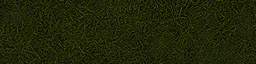
#> input picture assets/terrain-hd/grass-original.png, 256 x 64 px
$ python -i build_pack.py   (imports and definitions only)
#> lines starting #> are read from the running program, lines starting #| are printed output that depends on the picture
#> further down, picture is the input picture: PIL image 256x64 RGBA; mean R, G, B, A 31.8, 37.3, 8.3, 255
"""Build the visual overlay offline: Pillow PNGs -> native BGRA MMP + .res.

Run: python assets/terrain-hd/build_pack.py [--output res-hd]
No AI processing or conversion takes place in the game.
"""
import argparse
import hashlib
import json
from pathlib import Path
import struct
from PIL import Image, ImageChops, ImageStat

ROOT = Path(__file__).resolve().parent


def chunk(tag, payload):
    n = len(payload)
    return bytes([tag]) + (bytes([n << 1]) if n < 128 else struct.pack('<I', (n << 1) | 1)) + payload


def mmp(image, premultiply=False, alpha_reference=None):
#> called with premultiply = False
    image = image.convert('RGBA')
    if alpha_reference is not None:
        image.putalpha(alpha_reference.convert('RGBA').getchannel('A').resize(image.size, Image.Resampling.LANCZOS))
    if premultiply:
        r, g, b, a = image.split()
        image = Image.merge('RGBA', (ImageChops.multiply(r, a),
                                    ImageChops.multiply(g, a), ImageChops.multiply(b, a), a))
    # Keep the legacy partial chain, for POT and NPOT alike. Both dimensions
    # remain positive for the reader, and existing native payloads stay intact.
    levels = []
    level = image
    while True:
        levels.append(level.tobytes('raw', 'BGRA'))
        if min(level.size) == 1:
            break
        # Average stored channels directly. Premultiplied sprite colors must
        # not be multiplied a second time by Pillow's RGBA resampler.
        size = (level.width // 2, level.height // 2)
        level = Image.merge('RGBA', tuple(c.resize(size, Image.Resampling.BOX) for c in level.split()))
#> this loop made 7 passes
#> pass 1, in mmp, `level = Image.merge('RGBA', tuple(c.resize(size, Image.Resampling.BOX)..`:
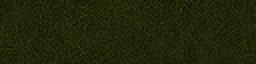
#> level: PIL image 128x32 RGBA (shown 2 times larger); mean R, G, B, A 32.3, 37.8, 8.8, 255
#> after the loop, levels = 7 items
    r, g, b, a = [round(x) for x in ImageStat.Stat(image).mean]
#> r = 32; g = 37; b = 8; a = 255
    average = b | (g << 8) | (r << 16) | (a << 24)
#> average = 4280296712
    return struct.pack('<6I', 0x504d4d, 6, average, image.width, image.height, len(levels)) + b''.join(levels)


# [95 lines left out: functions inputs, file_state, build, not called in this run]


# [6 lines not run here, left out]

>>> from PIL import Image
>>> picture = Image.open('grass-original.png')
>>> result = mmp(picture)

$ run again, on assets/terrain-hd/grass-atlas-balanced.png
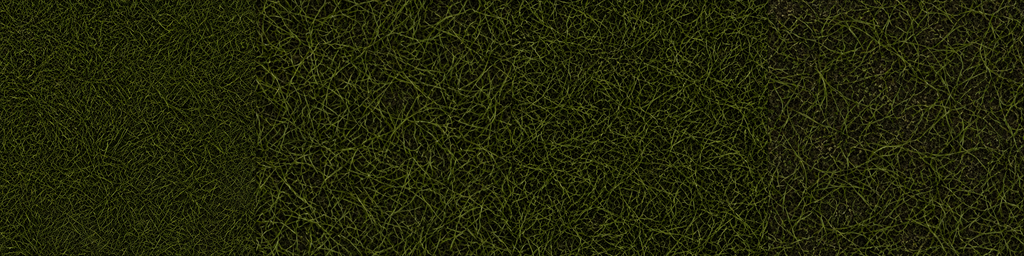
#> input picture assets/terrain-hd/grass-atlas-balanced.png, 1024 x 256 px
#> picture is the input picture: PIL image 1024x256 RGBA; mean R, G, B, A 33.4, 36.7, 9.4, 255
#> the loop in mmp, `while True:` made 9 passes
#> pass 1, in mmp, `level = Image.merge('RGBA', tuple(c.resize(size, Image.Resampling.BOX)..`:
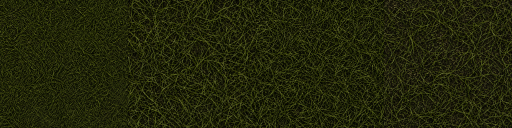
#> level: PIL image 512x128 RGBA; mean R, G, B, A 33.9, 37.2, 9.9, 255
#> pass 2, in mmp, `level = Image.merge('RGBA', tuple(c.resize(size, Image.Resampling.BOX)..`:
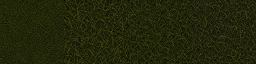
#> level: PIL image 256x64 RGBA; mean R, G, B, A 34.4, 37.7, 10.4, 255
#> after the loop in mmp, `while True:`: levels = 9 items
#> r = 33; g = 37; b = 9; a = 255
#> average = 4280362249

$ run again, on assets/terrain-hd/grass-atlas.png
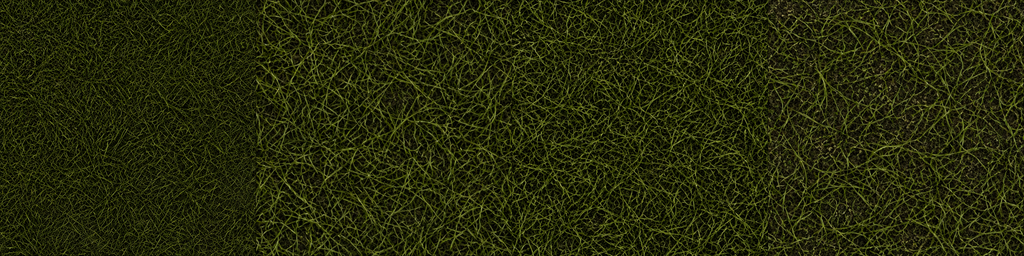
#> input picture assets/terrain-hd/grass-atlas.png, 1024 x 256 px
#> picture is the input picture: PIL image 1024x256 RGBA; mean R, G, B, A 38.2, 41.8, 10.8, 255
#> the loop in mmp, `while True:` made 9 passes
#> pass 1, in mmp, `level = Image.merge('RGBA', tuple(c.resize(size, Image.Resampling.BOX)..`:
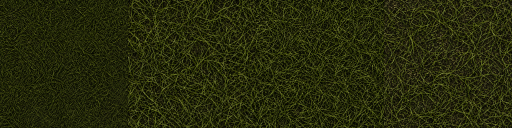
#> level: PIL image 512x128 RGBA; mean R, G, B, A 38.7, 42.3, 11.3, 255
#> pass 3, in mmp, `level = Image.merge('RGBA', tuple(c.resize(size, Image.Resampling.BOX)..`:
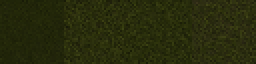
#> level: PIL image 128x32 RGBA (shown 2 times larger); mean R, G, B, A 39.7, 43.3, 12.3, 255
#> after the loop in mmp, `while True:`: levels = 9 items
#> r = 38; g = 42; b = 11; a = 255
#> average = 4280691211

$ run again, on assets/terrain-hd/grass-generated.png
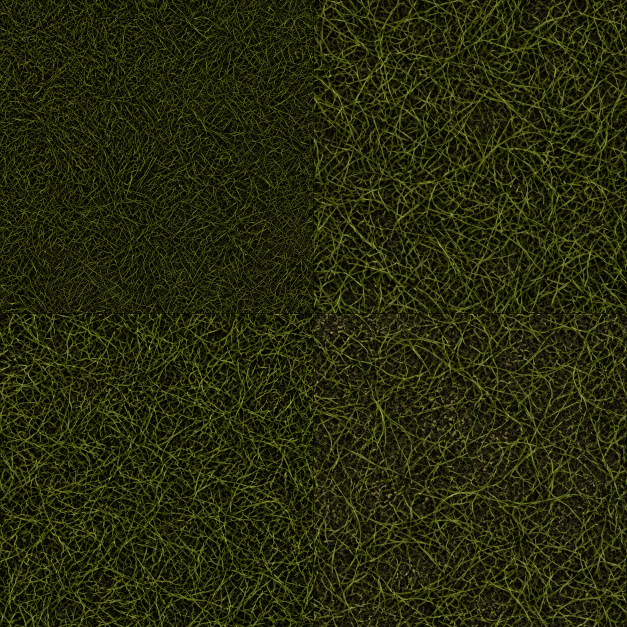
#> input picture assets/terrain-hd/grass-generated.png, 1254 x 1254 px (shown at 1/2 size)
#> picture is the input picture: PIL image 1254x1254 RGB; mean R, G, B 38.1, 41.7, 10.7
#> the loop in mmp, `while True:` made 11 passes
#> pass 1, in mmp, `level = Image.merge('RGBA', tuple(c.resize(size, Image.Resampling.BOX)..`:
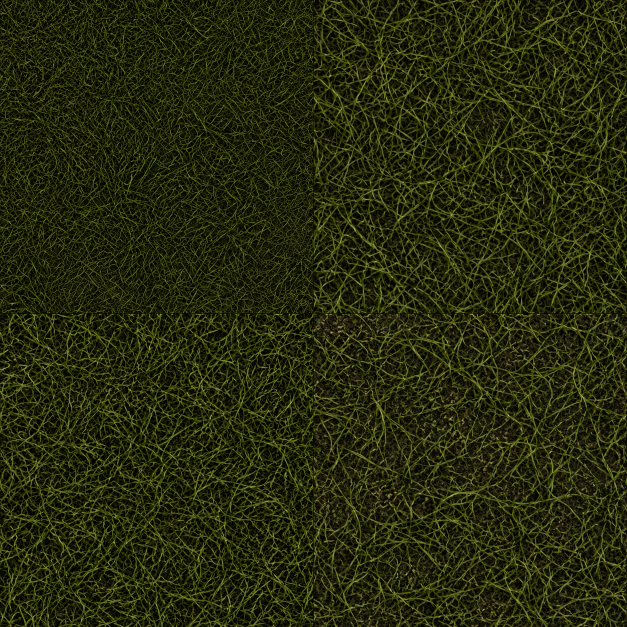
#> level: PIL image 627x627 RGBA; mean R, G, B, A 38.6, 42.2, 11.2, 255
#> pass 3, in mmp, `level = Image.merge('RGBA', tuple(c.resize(size, Image.Resampling.BOX)..`:
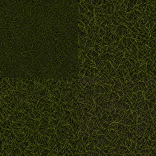
#> level: PIL image 156x156 RGBA; mean R, G, B, A 39.6, 43.2, 12.2, 255
#> after the loop in mmp, `while True:`: levels = 11 items
#> r = 38; g = 42; b = 11; a = 255
#> average = 4280691211
